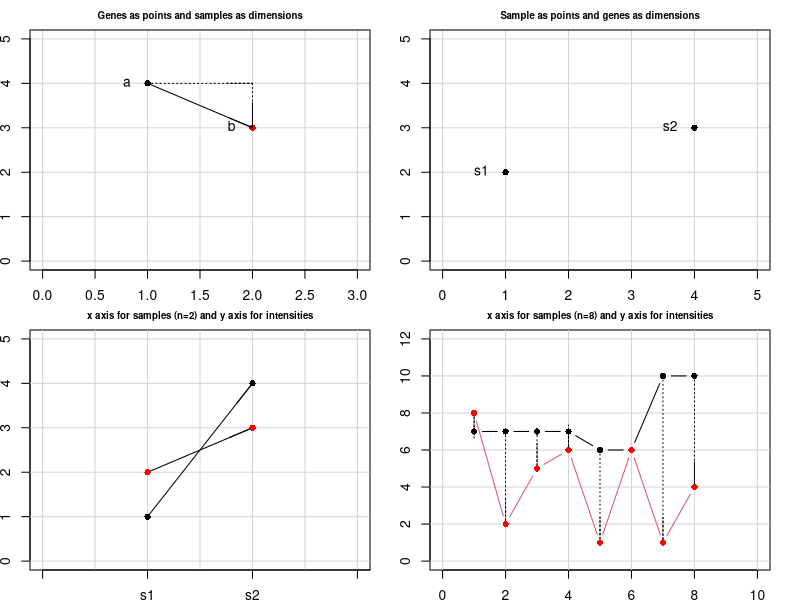
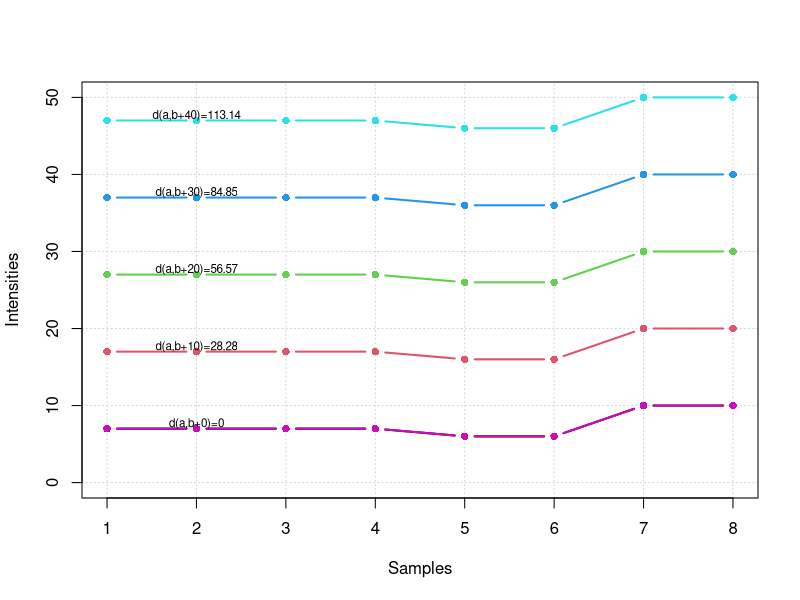
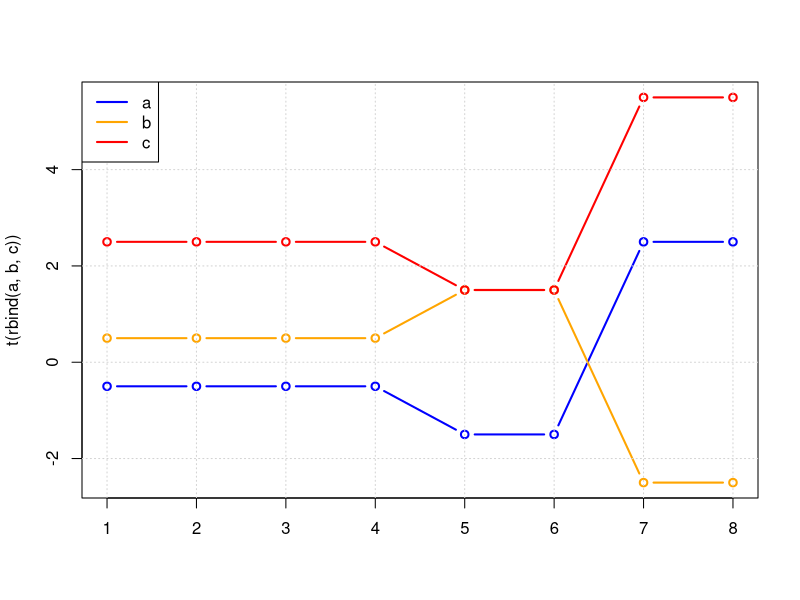
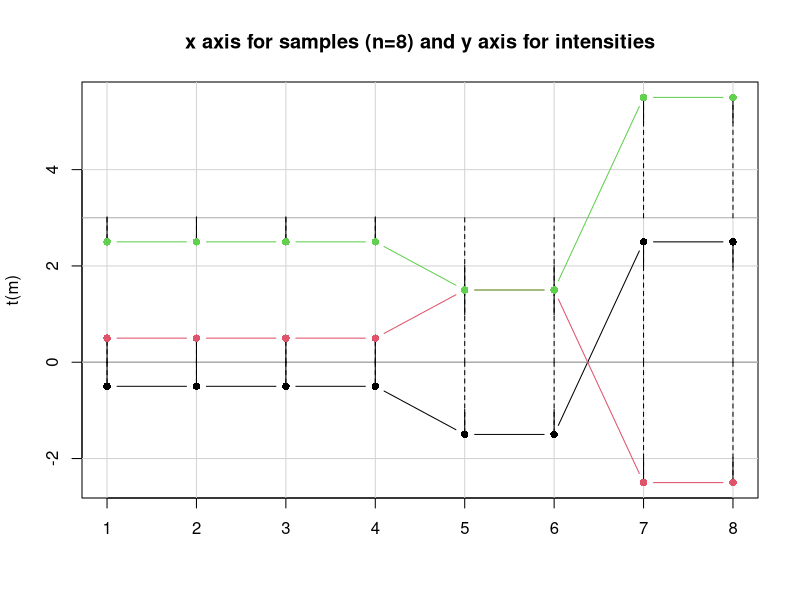
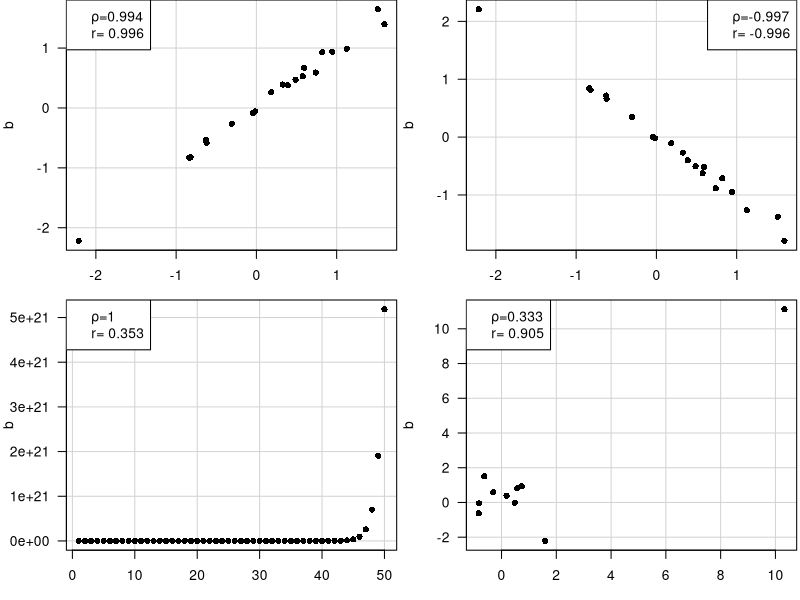

The R script that drew these images, in order:
## ---- chunk 1
# Preparation x window
col.vec <- c("black","red")
op <- par(no.readonly = TRUE)
par(mfrow=c(2,2), cex.main=0.7, mgp=c(2,1,0), mai=c(0.3,0.3,0.3,0.3))

# Genes as points and samples as dimensions
a <- c(1, 4)
b <- c(2, 3)
m <- rbind(a, b)
print(m)
colnames(m) <- c("s1", "s2")
plot(m , pch=16, xlim=c(0,3), 
     ylim=c(0,5), main="Genes as points and samples as dimensions",
     col=col.vec,
     panel.first=grid(lty=1))
suppressWarnings(arrows(a[1], a[2], b[1], b[2], angle=0))
suppressWarnings(arrows(a[1], a[2], b[1], a[2], angle=0, lty=3))
suppressWarnings(arrows(b[1], a[2], b[1], b[2], angle=0, lty=3))
text(m, lab=rownames(m), pos = 2, offset = 1)
text(7, 4,label="dist(a,b)")


# Sample as points and genes as dimensions
plot(t(m) , pch=16, 
     ylim=c(0,5), xlim=c(0,5), 
     main="Sample as points and genes as dimensions",
     panel.first=grid(lty=1))
text(t(m), lab=colnames(m), pos = 2, offset = 1)


# x axis correspond to samples and the y axis represent the intensities

matplot(t(m) , 
       ylim=c(0,5), xlim=c(0,3), 
       main="x axis for samples (n=2) and y axis for intensities", 
       ylab=c("Intensities"),
       xlab="samples",
       xaxt = "n",
       type="n")
grid(lty=1)

axis(1, 0:4, c("", "s1", "s2", "", ""))
suppressWarnings(arrows(1, a[1], 2, a[2], angle=0))
suppressWarnings(arrows(1, b[1], 2, b[2], angle=0))

matpoints(t(m) , pch=16, 
       col=col.vec)


# 8 dimensions: x axis correspond to samples and the y axis represent the intensities
a <- c(7, 7, 7, 7, 6, 6, 10, 10)
b <- c(8, 2, 5,  6, 1, 6, 1, 4)
m <- rbind(a, b)
matplot(t(m),
        xlim=c(0,10), ylim=c(0,12),
       main="x axis for samples (n=8) and y axis for intensities",
        pch=16,
        col="black",
        lty=1,
        type="n")
grid(lty=1)

for(i in 1:length(a)){
  suppressWarnings(arrows(i, a[i] , i, b[i], angle=0, lty=3))
}

matpoints(t(m),
        pch=16,
        type="b",
        lty=1)

points(a, type="p", col=col.vec[1],  pch=16)
points(b, type="p", col=col.vec[2],  pch=16)
## ---- chunk 2
par(op)

## The distance between a and b
(dist.euc  <- sqrt(sum((a-b)^2)))

# This can be also computed using the dist() function (requires) a matrix.
(dist.obj <- dist(rbind(a,b), method = "euclidean"))

# dist() return a dist object which can be converted to a matrix
(dist.mat <- as.matrix(dist.obj))

# Both lead to the same result
all.equal(dist.euc, dist.mat[1,2])

# Now assign the values of a to b.
b <- a
dist(rbind(a,b), method = "euclidean") # the distance is 0

# Add successively 10, 20, 30, 40 to each element/dimension of $b$.
range <- c(0, 10, 20, 30, 40)
b <- matrix(b, nc=8, nrow=5, byrow = TRUE)
b <- b + range
b <- rbind(b,a)
rownames(b) <- c("b+0","b+10", "b+20", "b+30", "b+40", "a")
plot(NA, xlim=c(1,8), 
     ylim=c(0,max(b)), type="n", 
     panel.first = grid(),
     ylab="Intensities",
     xlab="Samples")
matpoints(t(b), type="b", pch=16, lty=1, lwd=2)

# What we can observed is that although a and b have exactly the same profile 
# their distance increase as the absolute level of b is increasing.
# The euclidean distance has no upper limit and can thus increase indefinitely.
dist.a.b <- as.matrix(dist(b))[1:5,"a"]
text(2, range+2, labels=paste("d(a,", names(dist.a.b), ")=", round(dist.a.b,2), sep=""), cex=0.7, pos=3, offset=2)

# set $b$ values to -a + mean(a) then a to a - mean(a).
b <- -a + mean(a)
a <-  a - mean(a)
dist(rbind(a,b))

# Create vector c with values a + 6

c <- a + 3
dist(rbind(a,c))

matplot(t(rbind(a,b,c)), type="b", pch=1, lty=1, lwd=2, col=c("blue", "orange","red"))
grid()
legend(x="topleft", 
       legend = c("a","b","c"), 
       col=c("blue", "orange","red"), 
       lwd=2)

# As you can see the euclidean distance is unable to distinguish between profile displaying coordinate variations and profiles displaying clear anti-correlation.
## ---- chunk 3
col.vec <- c(col.vec, "green")
# The dataset
a <- c(7, 7, 7, 7, 6, 6, 10, 10)
a <- a - mean(a)
b <- -a + mean(a)
c <- a + 3
m <- rbind(a,b,c)

# The mean intensities
a.mean <- mean(a)
b.mean <- mean(b)
c.mean <- mean(c)

# The diagram with the three genes: a, b, c
matplot(t(m),
       main="x axis for samples (n=8) and y axis for intensities",
        pch=16,
        col="black",
        lty=1,
        type="n")
grid(lty=1)

mean.all <- c(a.mean, b.mean, c.mean)
abline(h=mean.all, lty=1, col="darkgrey")

gene.list <- list(a,b,c)

# The differences to the means
for(g in 1:length(gene.list)){
  for(i in 1:length(a)){
    arrows(i, mean.all[g] , i, gene.list[[g]][i], angle=0, lty=2)
  }
}

matpoints(t(m),
        pch=16,
        type="b",
        lty=1)

## ---- chunk 4
n <- 8
# Compute sample standard deviation
sd.a <- sqrt(1/n * sum((a-a.mean)^2))
sd.c <- sqrt(1/n * sum((c-c.mean)^2))

# Compute Co-variance
cov.a.c <- 1/n*sum((a-a.mean) * (c-c.mean))
cor.a.c <- cov.a.c/(sd.a*sd.c)
cor.a.c 
all.equal(cor.a.c, cor(a,c))

# Correlation between a and b. 
# a and b are anti-correlated
cor(a,b)
## ---- chunk 5
op <- par(no.readonly = TRUE)
par(mfrow = c(2, 2), mar = c(3, 4, 0, 0.2)) #it goes c(bottom, left, top, right) 
## An example where the result of both approaches are consistant
set.seed(1)
a <- rnorm(20)
b <- a + rnorm(20,sd=0.1)
plot(a,b, pch=16, las=1, panel.first=grid(lty=1))
cor.a.b.pear <- paste("r=", round(cor(a,b), 3))
cor.a.b.spear <- round(cor(a,b, method="spearman"), 3)
cor.a.b.spear <- paste("\u03C1=", cor.a.b.spear, sep="")
legend("topleft", leg=c(cor.a.b.spear, 
                           cor.a.b.pear ))

## Another example where the result of both approaches are consistant
set.seed(1)
a <- rnorm(20)
b <- -a + rnorm(20,sd=0.1)
plot(a,b, pch=16, las=1, panel.first=grid(lty=1))
cor.a.b.pear <- paste("r=", round(cor(a,b), 3))
cor.a.b.spear <- round(cor(a,b, method="spearman"), 3)
cor.a.b.spear <- paste("\u03C1=", cor.a.b.spear, sep="")
legend("topright", leg=c(cor.a.b.spear, 
                           cor.a.b.pear ))

## An example with non linear relatioship
a <- 1:50
b <- exp(a)
plot(a,b, pch=16, las=1, panel.first=grid(lty=1))
cor.a.b.pear <- paste("r=", round(cor(a,b), 3))
cor.a.b.spear <- round(cor(a,b, method="spearman"), 3)
cor.a.b.spear <- paste("\u03C1=", cor.a.b.spear, sep="")
legend("topleft", leg=c(cor.a.b.spear, 
                           cor.a.b.pear ))

## An example with an outlier.
## Rank concordance is observed only in one dimension
set.seed(1)
a <- rnorm(10)
b <- rnorm(10)
rank(a) - rank(b)
a[5] <- a[5] + 10
b[5] <- b[5] + 10
plot(a,b, pch=16, las=1, panel.first=grid(lty=1))
cor.a.b.pear <- paste("r=", round(cor(a,b), 3))
cor.a.b.spear <- round(cor(a,b, method="spearman"), 3)
cor.a.b.spear <- paste("\u03C1=", cor.a.b.spear, sep="")
legend("topleft", leg=c(cor.a.b.spear, 
                           cor.a.b.pear ))

